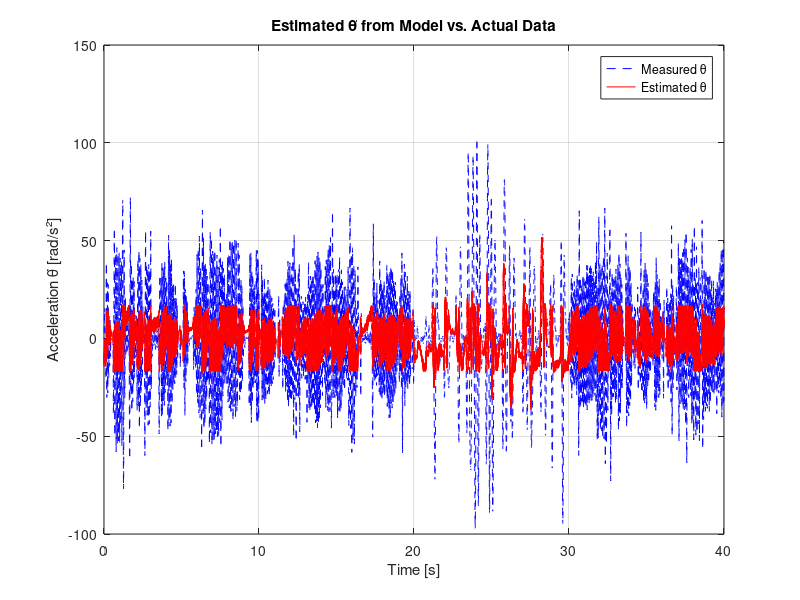

The MATLAB script that drew this image: (Note: this script raises an error after producing the figure.)
clc; clearvars; close

load('matlab_data/merged_robot_data_k650.3_s-95.mat');

% Parameters
angle_shift = 95;
Ts = 0.001;

% Adjust input signals
theta = theta + deg2rad(angle_shift); % To check if theta is by default in radians.
pwm = pwm * -1; % May need inverting to account for improper signs of angle/pwm.

% Design a low-pass filter (e.g., a Butterworth filter)
fc = 10;  % Cut-off frequency (in Hz)
[b, a] = butter(2, fc * Ts, 'low');  % Second-order Butterworth filter

% Apply the filter to the theta_dot signal:
theta_dot_filtered = filter(b, a, theta_dot);

% Compute theta_ddot using the filtered theta_dot signal:
theta_ddot = diff(theta_dot_filtered) / Ts;

% Adjust input data:
theta = theta(2:end)';  
theta_dot = theta_dot_filtered(2:end)';
pwm = pwm(2:end)';

% Construct regression matrix:
Phi = [-theta_dot, -theta, pwm];
Y = theta_ddot;

% Regression calc:
Theta = Phi \  Y';

a2_reg = Theta(1);
b1 = Theta(2);
b0 = Theta(3);

% Compute estimated theta_ddot using identified model:
theta_ddot_est = -b1 * theta - a2_reg * theta_dot + b0 * pwm;

% Time vector (must match theta_ddot length)
t = (0:length(theta_ddot)-1) * Ts; 

% Compare estimated vs. measured theta_ddot:
figure;
plot(t, theta_ddot, 'b--', 'DisplayName', 'Measured θ̈'); % Measured acceleration
hold on;
plot(t, theta_ddot_est, 'r', 'DisplayName', 'Estimated θ̈'); % Estimated acceleration

legend;
title('Estimated θ̈ from Model vs. Actual Data');
xlabel('Time [s]');
ylabel('Acceleration θ̈ [rad/s²]');
grid on;

% Calculating model parameters based on identification results:
Kp = 650.3;

a1 = b0 / Kp 
a2 = a2_reg
a3 = b1 - b0

disp('Object Continous Transfer Function:');
tf_continous = tf([0, 0, a1], [1, a2, -a3])

ss_continous = canon(tf_continous);

%Ac = ss_controllable.A';
%Bc = ss_controllable.C';
%Cc = ss_controllable.B';
%Dc = ss_controllable.D';

% Discretization using Forward-Euler method:
%A_d = eye(size(Ac)) + Ts * Ac;
%B_d = Ts * Bc;
%C_d = Cc;
%D_d = Dc;

%ss_object_discrete = ss(A_d, B_d, C_d, D_d, Ts)
%ss_object_discrete = c2d(ss(Ac, Bc, Cc, Dc), Ts, 'zoh')
ss_object_discrete = c2d(ss(ss_continous.A, ss_continous.B, ss_continous.C, ss_continous.D), Ts, 'zoh')
